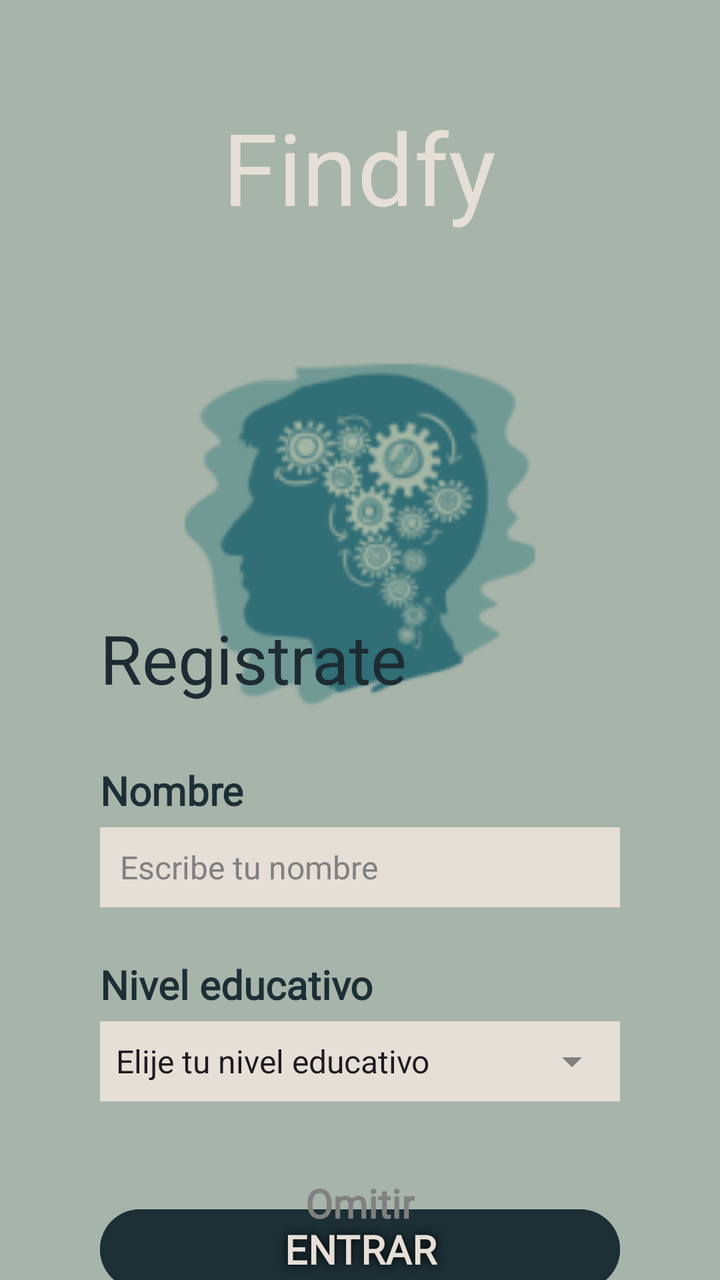
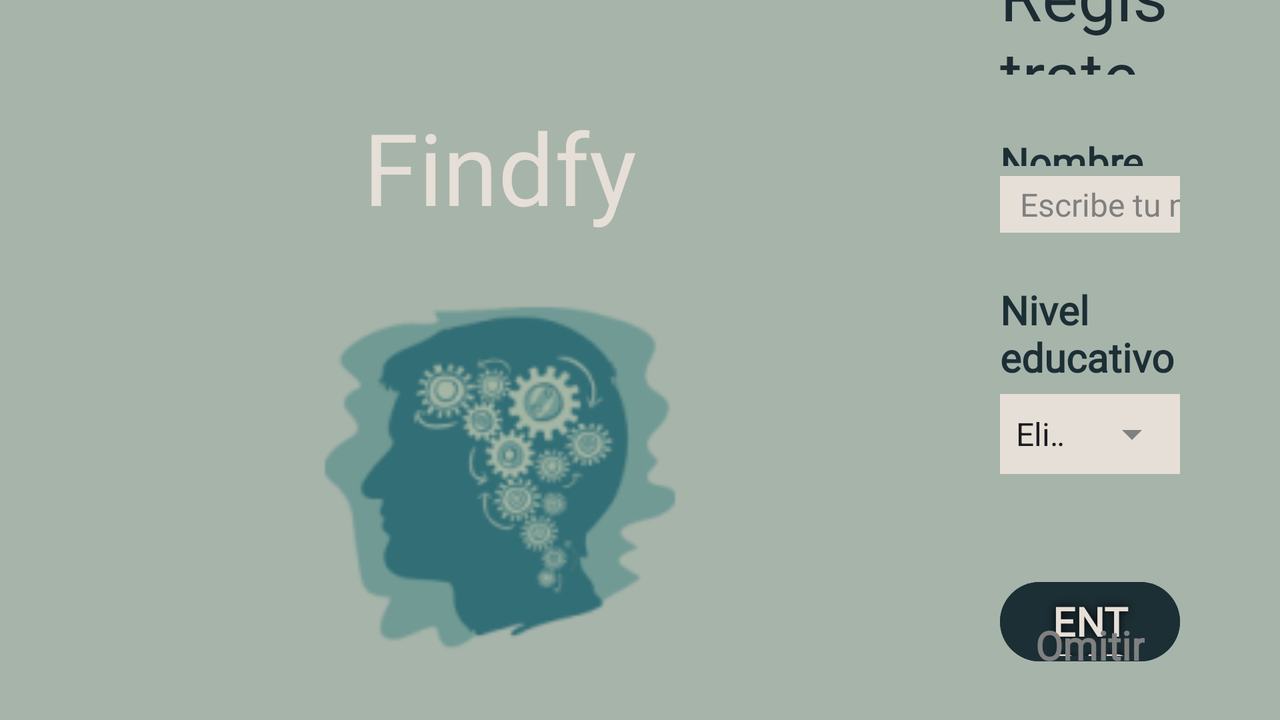

Two renders of one Android screen. The first uses the default layout on a phone; the second uses the alternative layout the repository ships for a different screen configuration, on a matching device. The two XML files are below.
<!-- AndroidManifest.xml: application theme Theme.Findfy -->
<!-- res/layout/activity_registro.xml -->
<?xml version="1.0" encoding="utf-8"?>
<androidx.constraintlayout.widget.ConstraintLayout xmlns:android="http://schemas.android.com/apk/res/android"
    xmlns:app="http://schemas.android.com/apk/res-auto"
    xmlns:tools="http://schemas.android.com/tools"
    android:layout_width="match_parent"
    android:layout_height="match_parent"
    android:background="@color/md_theme_light_background"
    tools:context=".Registro_Screen">

    <TextView
        android:id="@+id/textViewAppName"
        android:layout_width="wrap_content"
        android:layout_height="wrap_content"
        android:layout_marginTop="50dp"
        android:fontFamily="@font/inter_semibold"
        android:text="@string/app_name"
        android:textColor="@color/textColor"
        android:textSize="50sp"
        app:layout_constraintEnd_toEndOf="parent"
        app:layout_constraintHorizontal_bias="0.498"
        app:layout_constraintStart_toStartOf="parent"
        app:layout_constraintTop_toTopOf="parent" />

    <ImageView
        android:id="@+id/IconApp"
        android:layout_width="200dp"
        android:layout_height="200dp"
        android:layout_marginTop="50dp"
        android:adjustViewBounds="false"
        app:layout_constraintEnd_toEndOf="parent"
        app:layout_constraintStart_toStartOf="parent"
        app:layout_constraintTop_toBottomOf="@+id/textViewAppName"
        app:srcCompat="@mipmap/img" />

    <LinearLayout
        android:id="@+id/inputs"
        android:layout_width="0dp"
        android:layout_height="wrap_content"
        android:layout_marginStart="50dp"
        android:layout_marginEnd="50dp"
        android:orientation="vertical"
        app:layout_constraintBottom_toTopOf="@+id/textView_Omitir"
        app:layout_constraintEnd_toEndOf="parent"
        app:layout_constraintStart_toStartOf="parent"
        app:layout_constraintTop_toBottomOf="@+id/IconApp">

        <TextView
            android:id="@+id/textView"
            android:layout_width="match_parent"
            android:layout_height="wrap_content"
            android:layout_weight="1"
            android:fontFamily="@font/inter_semibold"
            android:text="Registrate"
            android:textColor="@color/status"
            android:textSize="34sp" />

        <LinearLayout
            android:id="@+id/input_nombre"
            android:layout_width="match_parent"
            android:layout_height="match_parent"
            android:layout_marginTop="30dp"
            android:layout_weight="1"
            android:orientation="vertical">

            <TextView
                android:id="@+id/textView_Nombre"
                android:layout_width="match_parent"
                android:layout_height="wrap_content"
                android:layout_weight="1"
                android:fontFamily="@font/inter"
                android:text="@string/nombre"
                android:textColor="#1C2F35"
                android:textSize="20sp"
                android:textStyle="bold" />

            <EditText
                android:id="@+id/editText_Nombre"
                android:layout_width="match_parent"
                android:layout_height="40dp"
                android:layout_marginTop="5dp"
                android:layout_weight="1"
                android:background="#E6DFD7"
                android:ems="10"
                android:fontFamily="@font/inter"
                android:hint="@string/nombre_hint"
                android:inputType="textPersonName"
                android:paddingStart="10dp"
                android:textColor="@color/status"
                android:textColorHint="@color/textColorHint"
                android:textSize="16sp" />

        </LinearLayout>

        <LinearLayout
            android:id="@+id/input_nivel"
            android:layout_width="match_parent"
            android:layout_height="wrap_content"
            android:layout_marginTop="25dp"
            android:background="@color/textColor"
            android:orientation="vertical">

            <TextView
                android:id="@+id/textView_Nivel"
                android:layout_width="match_parent"
                android:layout_height="wrap_content"
                android:layout_weight="1"
                android:background="#A7B4AA"
                android:fontFamily="@font/inter"
                android:paddingBottom="5dp"
                android:text="@string/nivel"
                android:textColor="#1C2F35"
                android:textSize="20sp"
                android:textStyle="bold" />

            <Spinner
                android:id="@+id/spinner_Nivel"
                android:layout_width="match_parent"
                android:layout_height="40dp"
                android:layout_weight="1"
                android:backgroundTint="@color/textColorHint"
                android:entries="@array/nivel_educativo"
                android:fontFamily="@font/inter"
                android:popupBackground="@color/textColor"
                android:textAppearance="@style/SpinnerTextStyle" />
        </LinearLayout>

        <Button
            android:id="@+id/button_Iniciar"
            android:layout_width="match_parent"
            android:layout_height="wrap_content"
            android:layout_marginTop="50dp"
            android:layout_weight="1"
            android:backgroundTint="#1C2F35"
            android:elevation="10dp"
            android:fontFamily="@font/inter_semibold"
            android:onClick="Entrar"
            android:shadowColor="#000000"
            android:shadowRadius="10"
            android:text="ENTRAR"
            android:textColor="@color/textColor"
            android:textSize="20sp"
            android:textStyle="bold" />

    </LinearLayout>

    <TextView
        android:id="@+id/textView_Omitir"
        android:layout_width="wrap_content"
        android:layout_height="wrap_content"
        android:layout_marginBottom="25dp"
        android:layout_weight="1"
        android:fontFamily="@font/inter"
        android:onClick="Omitir"
        android:text="Omitir"
        android:textColor="@color/textColorHint"
        android:textSize="20sp"
        android:textStyle="bold"
        app:layout_constraintBottom_toBottomOf="parent"
        app:layout_constraintEnd_toEndOf="parent"
        app:layout_constraintStart_toStartOf="parent" />

</androidx.constraintlayout.widget.ConstraintLayout>
<!-- resources referenced by this layout -->
<resources>
  <string-array name="nivel_educativo">
          <item>Elije tu nivel educativo</item>
          <item>Kinder</item>
          <item>Primaria</item>
          <item>Secundaria</item>
          <item>Preparatoria</item>
          <item>Universidad</item>
      </string-array>
  <color name="md_theme_light_background">#A7B4AA</color>
  <color name="status">#1D2C33</color>
  <color name="textColor">#E6DFD7</color>
  <color name="textColorHint">#808080</color>
  <string name="app_name">Findfy</string>
  <string name="nivel">Nivel educativo</string>
  <string name="nombre">Nombre</string>
  <string name="nombre_hint">Escribe tu nombre</string>
  <style name="SpinnerTextStyle" parent="Base.Widget.AppCompat.Spinner">
          <item name="android:textColor">@color/textColorHint</item>
      </style>
  <color name="md_theme_light_primary">#1C2F35</color>
  <color name="md_theme_light_onPrimary">#FFFFFF</color>
  <color name="md_theme_light_primaryContainer">#EADDFF</color>
  <color name="md_theme_light_onPrimaryContainer">#21005D</color>
  <color name="md_theme_light_secondary">#274B47</color>
  <color name="md_theme_light_onSecondary">#FFFFFF</color>
  <color name="md_theme_light_secondaryContainer">#E8DEF8</color>
  <color name="md_theme_light_onSecondaryContainer">#1D192B</color>
  <color name="md_theme_light_tertiary">#7D5260</color>
  <color name="md_theme_light_onTertiary">#FFFFFF</color>
  <color name="md_theme_light_tertiaryContainer">#FFD8E4</color>
  <color name="md_theme_light_onTertiaryContainer">#31111D</color>
  <color name="md_theme_light_error">#B3261E</color>
  <color name="md_theme_light_onError">#FFFFFF</color>
  <color name="md_theme_light_errorContainer">#F9DEDC</color>
  <color name="md_theme_light_onErrorContainer">#410E0B</color>
  <color name="md_theme_light_outline">#79747E</color>
  <color name="md_theme_light_onBackground">#1C1B1F</color>
  <color name="md_theme_light_surface">#FFFBFE</color>
  <color name="md_theme_light_onSurface">#1C1B1F</color>
  <color name="md_theme_light_surfaceVariant">#E7E0EC</color>
  <color name="md_theme_light_onSurfaceVariant">#49454F</color>
  <color name="md_theme_light_inverseSurface">#313033</color>
  <color name="md_theme_light_inverseOnSurface">#F4EFF4</color>
  <color name="md_theme_light_inversePrimary">#D0BCFF</color>
</resources>
<!-- res/layout-land/activity_registro.xml (the repository's variant of the layout above) -->
<!-- drawn on the phone turned sideways -->
<?xml version="1.0" encoding="utf-8"?>
<androidx.constraintlayout.widget.ConstraintLayout xmlns:android="http://schemas.android.com/apk/res/android"
    xmlns:app="http://schemas.android.com/apk/res-auto"
    xmlns:tools="http://schemas.android.com/tools"
    android:layout_width="match_parent"
    android:layout_height="match_parent"
    android:background="@color/md_theme_light_background"
    tools:context=".Registro_Screen">

    <TextView
        android:id="@+id/textViewAppName"
        android:layout_width="wrap_content"
        android:layout_height="wrap_content"
        android:layout_marginTop="50dp"
        android:fontFamily="@font/inter_semibold"
        android:text="@string/app_name"
        android:textColor="@color/textColor"
        android:textSize="50sp"
        app:layout_constraintEnd_toStartOf="@+id/inputs"
        app:layout_constraintStart_toStartOf="parent"
        app:layout_constraintTop_toTopOf="parent" />

    <ImageView
        android:id="@+id/IconApp"
        android:layout_width="200dp"
        android:layout_height="200dp"
        android:layout_marginStart="150dp"
        android:adjustViewBounds="false"
        app:layout_constraintBottom_toBottomOf="parent"
        app:layout_constraintStart_toStartOf="parent"
        app:layout_constraintTop_toBottomOf="@+id/textViewAppName"
        app:srcCompat="@mipmap/img" />

    <LinearLayout
        android:id="@+id/inputs"
        android:layout_width="0dp"
        android:layout_height="wrap_content"
        android:layout_marginStart="150dp"
        android:layout_marginEnd="50dp"
        android:orientation="vertical"
        app:layout_constraintBottom_toTopOf="@+id/textView_Omitir"
        app:layout_constraintEnd_toEndOf="parent"
        app:layout_constraintHorizontal_bias="0.51"
        app:layout_constraintStart_toEndOf="@+id/IconApp"
        app:layout_constraintTop_toTopOf="parent">

        <TextView
            android:id="@+id/textView2"
            android:layout_width="match_parent"
            android:layout_height="wrap_content"
            android:layout_weight="1"
            android:fontFamily="@font/inter_semibold"
            android:text="Registrate"
            android:textColor="@color/status"
            android:textSize="34sp" />

        <LinearLayout
            android:id="@+id/input_nombre"
            android:layout_width="match_parent"
            android:layout_height="wrap_content"
            android:layout_marginTop="30dp"
            android:layout_weight="1"
            android:orientation="vertical">

            <TextView
                android:id="@+id/textView_Nombre"
                android:layout_width="match_parent"
                android:layout_height="wrap_content"
                android:layout_weight="1"
                android:fontFamily="@font/inter"
                android:text="@string/nombre"
                android:textColor="#1C2F35"
                android:textSize="20sp"
                android:textStyle="bold" />

            <EditText
                android:id="@+id/editText_Nombre"
                android:layout_width="match_parent"
                android:layout_height="40dp"
                android:layout_marginTop="5dp"
                android:layout_weight="1"
                android:background="#E6DFD7"
                android:ems="10"
                android:fontFamily="@font/inter"
                android:hint="@string/nombre_hint"
                android:inputType="textPersonName"
                android:paddingStart="10dp"
                android:textColor="@color/status"
                android:textColorHint="@color/textColorHint"
                android:textSize="16sp" />
        </LinearLayout>

        <LinearLayout
            android:id="@+id/input_nivel"
            android:layout_width="match_parent"
            android:layout_height="wrap_content"
            android:layout_marginTop="25dp"
            android:background="@color/textColor"
            android:orientation="vertical">

            <TextView
                android:id="@+id/textView_Nivel"
                android:layout_width="match_parent"
                android:layout_height="wrap_content"
                android:layout_weight="1"
                android:background="#A7B4AA"
                android:fontFamily="@font/inter"
                android:paddingBottom="5dp"
                android:text="@string/nivel"
                android:textColor="#1C2F35"
                android:textSize="20sp"
                android:textStyle="bold" />

            <Spinner
                android:id="@+id/spinner_Nivel"
                android:layout_width="match_parent"
                android:layout_height="40dp"
                android:layout_weight="1"
                android:backgroundTint="@color/textColorHint"
                android:entries="@array/nivel_educativo"
                android:fontFamily="@font/inter"
                android:popupBackground="@color/textColor"
                android:textAppearance="@style/SpinnerTextStyle" />
        </LinearLayout>

        <Button
            android:id="@+id/button_Iniciar"
            android:layout_width="match_parent"
            android:layout_height="wrap_content"
            android:layout_marginTop="50dp"
            android:layout_weight="1"
            android:backgroundTint="#1C2F35"
            android:elevation="10dp"
            android:fontFamily="@font/inter_semibold"
            android:shadowColor="#000000"
            android:shadowRadius="10"
            android:text="ENTRAR"
            android:textColor="@color/textColor"
            android:textSize="20sp"
            android:textStyle="bold" />

    </LinearLayout>

    <TextView
        android:id="@+id/textView_Omitir"
        android:layout_width="wrap_content"
        android:layout_height="wrap_content"
        android:layout_marginBottom="24dp"
        android:layout_weight="1"
        android:fontFamily="@font/inter"
        android:onClick="Omitir"
        android:text="Omitir"
        android:textColor="@color/textColorHint"
        android:textSize="20sp"
        android:textStyle="bold"
        app:layout_constraintBottom_toBottomOf="parent"
        app:layout_constraintEnd_toEndOf="@+id/inputs"
        app:layout_constraintStart_toStartOf="@+id/inputs" />

</androidx.constraintlayout.widget.ConstraintLayout>
